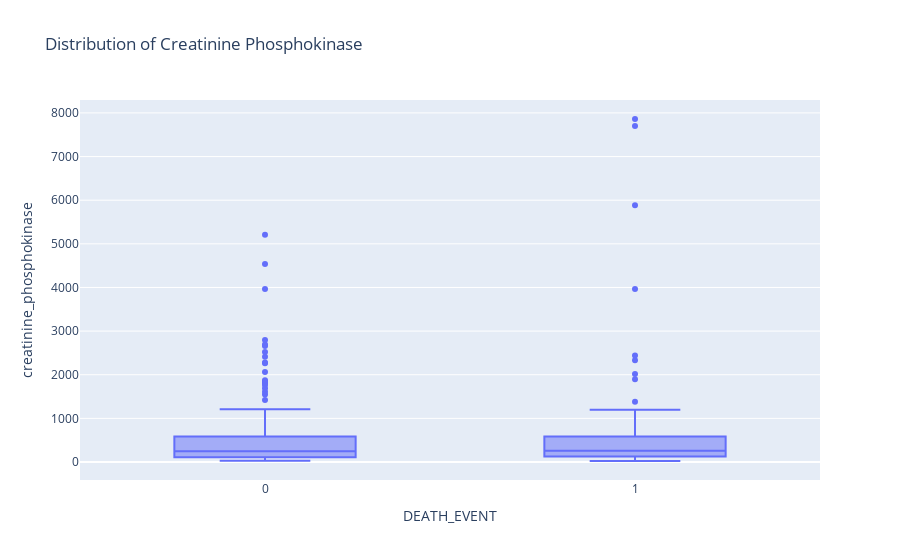

Notebook source saved alongside this figure:
### Code cell
# Create a box plot using plotly express for the 'creatinine_phosphokinase' column
fig = px.box(df, y="creatinine_phosphokinase", x="DEATH_EVENT", title="Distribution of Creatinine Phosphokinase")
fig.show()

### Figure 1 — Plotly figure (JSON) as saved in the notebook; plotly's stock layout.template omitted (floating-point values rounded to 4 significant figures; data arrays with more than 128 entries replaced by an {"elided": "..."} marker saying what was removed)
{"data": [{"alignmentgroup": "True", "hovertemplate": "DEATH_EVENT=%{x}<br>creatinine_phosphokinase=%{y}<extra></extra>", "legendgroup": "", "marker": {"color": "#636efa"}, "name": "", "notched": false, "offsetgroup": "", "orientation": "v", "showlegend": false, "type": "box", "x": {"elided": "299 int values"}, "x0": " ", "xaxis": "x", "y": {"elided": "299 int values"}, "y0": " ", "yaxis": "y"}], "layout": {"boxmode": "group", "legend": {"tracegroupgap": 0}, "title": {"text": "Distribution of Creatinine Phosphokinase"}, "xaxis": {"anchor": "y", "domain": [0, 1], "title": {"text": "DEATH_EVENT"}}, "yaxis": {"anchor": "x", "domain": [0, 1], "title": {"text": "creatinine_phosphokinase"}}}}
